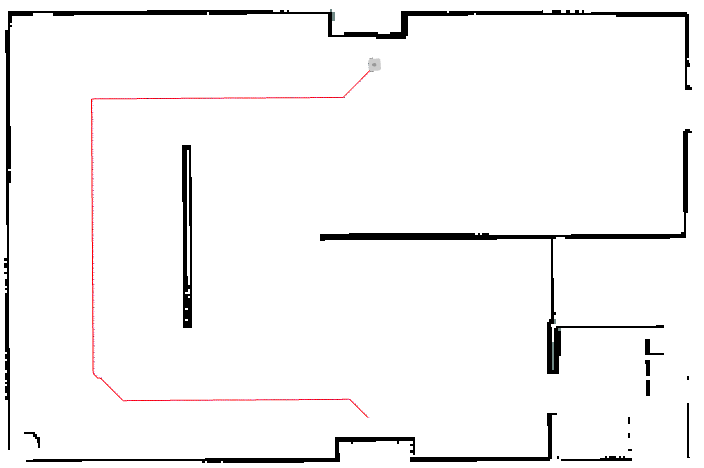
#> input picture si2024/data/figure/dynamic_charging_path.png, 704 x 468 px
$ python edit.py
#> lines starting #> are read from the running program, lines starting #| are printed output that depends on the picture; after the words box and inside, x2 and y2 are one past the last pixel; in counts of white or black regions, pixels touching at a corner belong together
import cv2
import numpy as np

# 画像を読み込む
image = cv2.imread('../../data/figure/dynamic_charging_path.png')
#> image is the input picture: shape (468, 704, 3); mean B, G, R 244.4, 244.4, 245

# BGRからHSVに変換（色を扱いやすくするため）
hsv_image = cv2.cvtColor(image, cv2.COLOR_BGR2HSV)
#> hsv_image: shape (468, 704, 3); mean H, S, V 0.4, 0.7, 245

# 検出したい色の範囲を定義（例: 赤色）
lower_bound = np.array([0, 100, 100])  # 色相(H), 彩度(S), 明度(V)の下限
upper_bound = np.array([10, 255, 255])  # 色相(H), 彩度(S), 明度(V)の上限

# 色範囲でマスクを作成
mask = cv2.inRange(hsv_image, lower_bound, upper_bound)
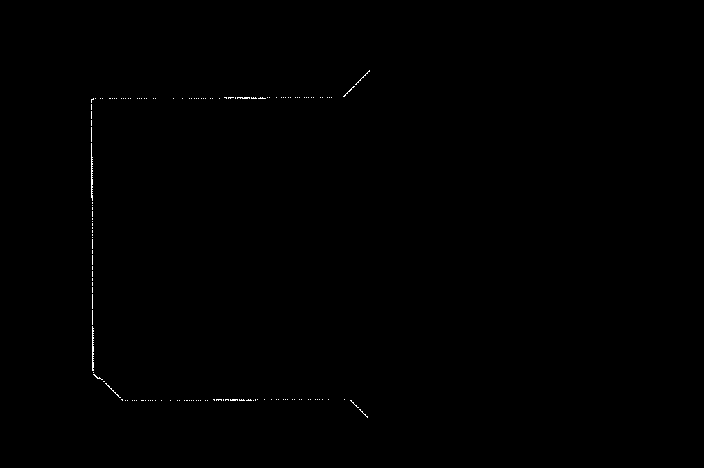
#> mask: shape (468, 704); 0.19% white in thin lines or dots, all inside (x1, y1, x2, y2) = (91, 70, 370, 418)

# 膨張処理で太くする
kernel = np.ones((4, 4), np.uint8)
dilated_mask = cv2.dilate(mask, kernel, iterations=1)
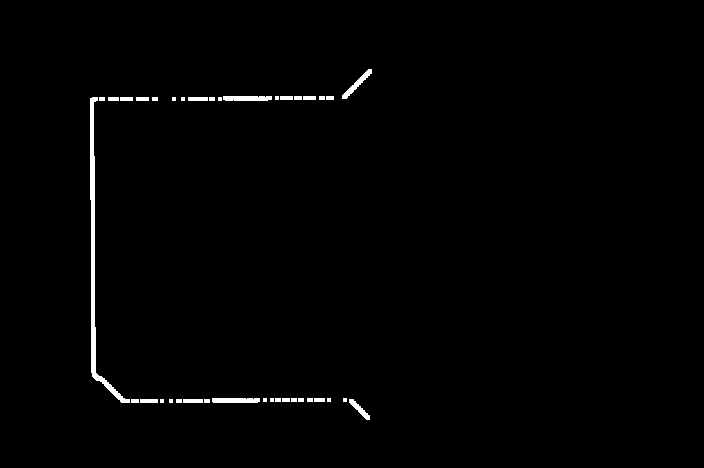
#> dilated_mask: shape (468, 704); 1% white; 38 white regions (10 under 20 px), largest, box (x1, y1, x2, y2) and area: (90, 97, 130, 403) 1455, (223, 96, 272, 101) 236, (212, 398, 260, 403) 235

# 元の画像に色を強調して重ねる
highlighted_image = image.copy()
highlighted_image[dilated_mask > 0] = [0, 0, 255]  # 強調色（例: 赤）で塗る
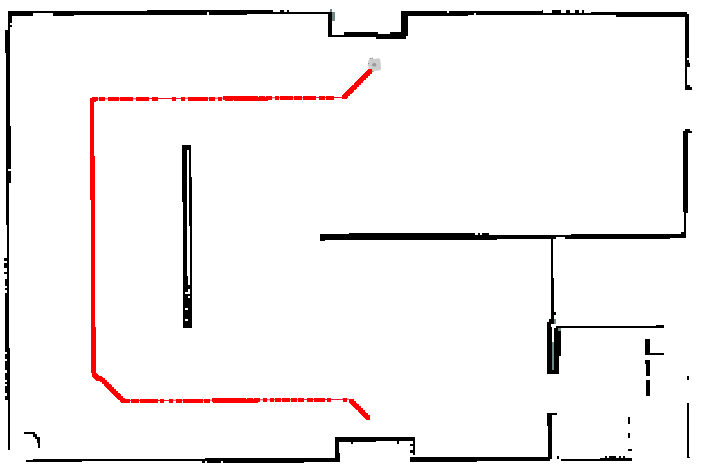
#> highlighted_image: shape (468, 704, 3); 0.99% of pixels changed, all inside (x1, y1, x2, y2) = (90, 69, 372, 420)

# 結果を保存
cv2.imwrite('dynamic.png', highlighted_image)

# 結果を表示
cv2.imshow('Highlighted Image', highlighted_image)
# cv2.waitKey(0)
cv2.destroyAllWindows()

$ run again, with si2024/data/figure/shortest_path.png copied over si2024/data/figure/dynamic_charging_path.png
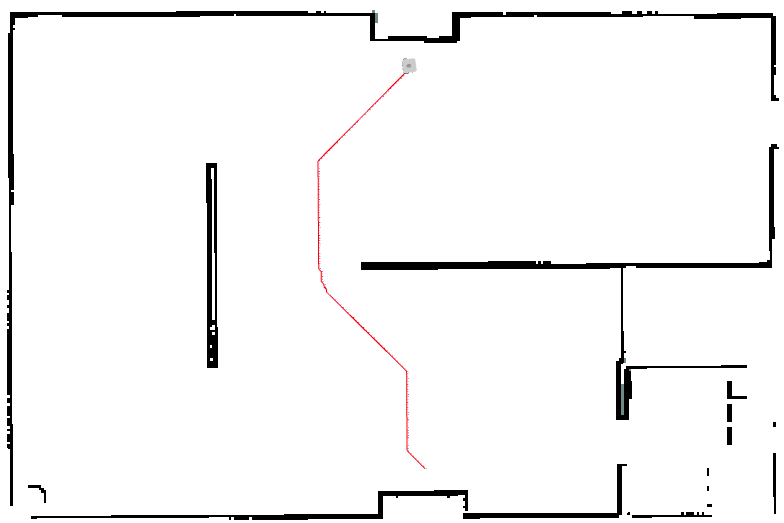
#> input picture si2024/data/figure/shortest_path.png, 784 x 523 px
#> image is the input picture: shape (523, 784, 3); mean B, G, R 244.6, 244.5, 244.9
#> hsv_image: shape (523, 784, 3); mean H, S, V 0.2, 0.3, 244.9
#> `mask = cv2.inRange(hsv_image, lower_bound, upper_bound)`:
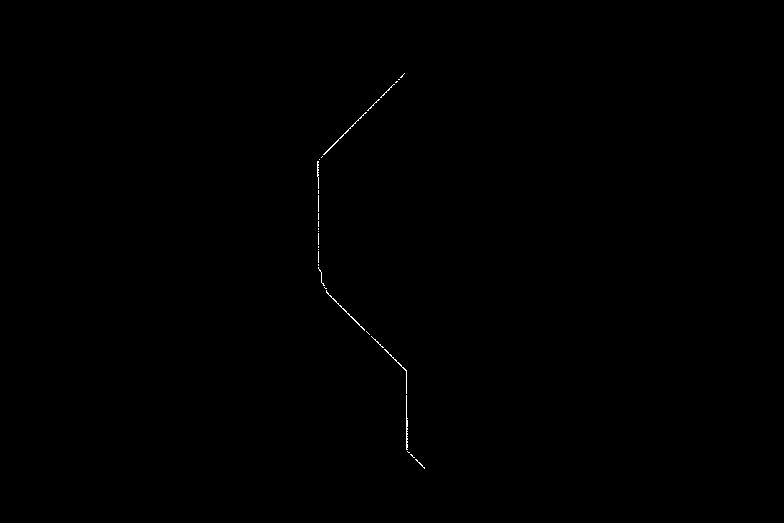
#> mask: shape (523, 784); 0.13% white in thin lines or dots, all inside (x1, y1, x2, y2) = (317, 73, 425, 469)
#> dilated_mask: shape (523, 784); 0.57% white; 1 white region, box (x1, y1, x2, y2) and area: (316, 72, 427, 471) 2330
#> `highlighted_image[dilated_mask > 0] = [0, 0, 255]`:
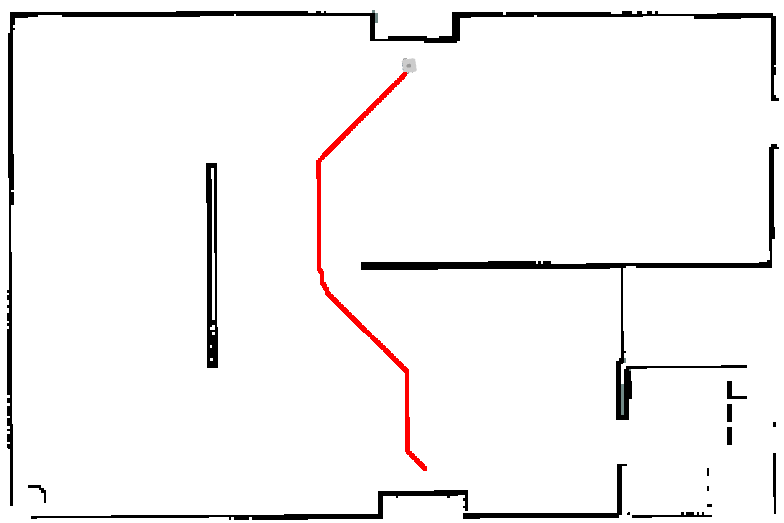
#> highlighted_image: shape (523, 784, 3); 0.54% of pixels changed, all inside (x1, y1, x2, y2) = (316, 72, 427, 471)
